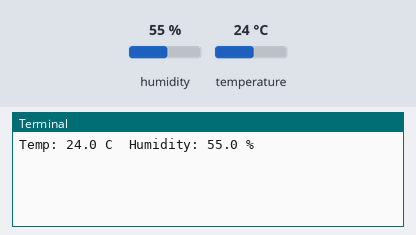
Recording of a program running on a simulated Raspberry Pi (BCM pin numbers). Parts: the last lines printed to the terminal. The inputs (shaded band) are chosen by the test bench; at power-on: humidity 55 %, temperature 24 °C. The clock reads 2024-03-15 10:24:30 at power-on unless the program sets it; files the program writes start out absent.

Above: at 1.2 s.
1.3 s: humidity set to 22 %
At 7.3 s:
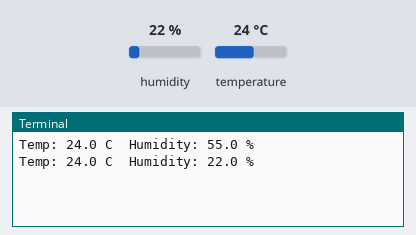
7.7 s: temperature set to 12 °C
At 12.5 s:
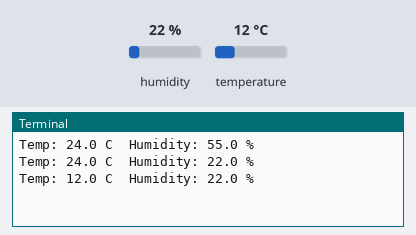
14.1 s: humidity set to 40 %
At 17.6 s:
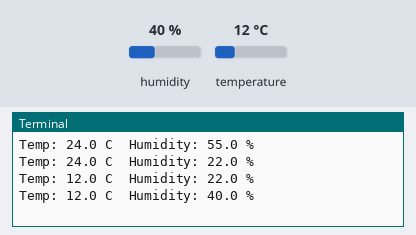
Timing chart, 0 to 19.1 s (numbered marks = the images above; inputs shaded):
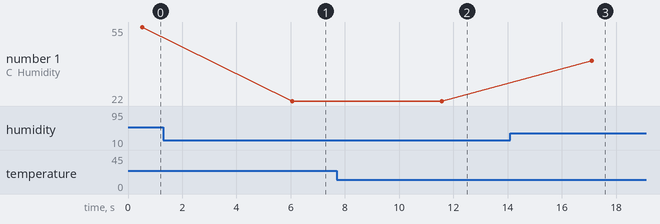

Measured:
- after the input at 1.3 s, the terminal: prints a new line after 4.8 s (image 1)
- after the input at 7.7 s, the terminal: prints a new line after 3.9 s (image 2)
- after the input at 14.1 s, the terminal: prints a new line after 3.0 s (image 3)
- plotted number 1: 55 → 22 after the input at 1.3 s, 22 → 40 after the input at 14.1 s

The program:

dhtcsv.py
```python
#!/usr/bin/python


from datetime import datetime
import csv
import os
import sys
import Adafruit_DHT
import time

try:
	filename = "/var/www/html/dht_log.csv"
	write_header = not os.path.exists(filename) or os.stat(filename).st_size == 0


	with open(filename, "a") as f_output:
    		csv_output = csv.writer(f_output)

    		if write_header:
        		csv_output.writerow(["Time", "Temperature", "Humidity"])

    		while True:
			humidity, temperature = Adafruit_DHT.read_retry(11, 4)
    			print 'Temp: {0:0.1f} C  Humidity: {1:0.1f} %'.format(temperature, humidity)

        		row = [datetime.now().strftime("%Y-%m-%d %H:%M:%S"), temperature , humidity]
        		csv_output.writerow(row)
	        	time.sleep(5)
except KeyboardInterrupt:
	pass
```
